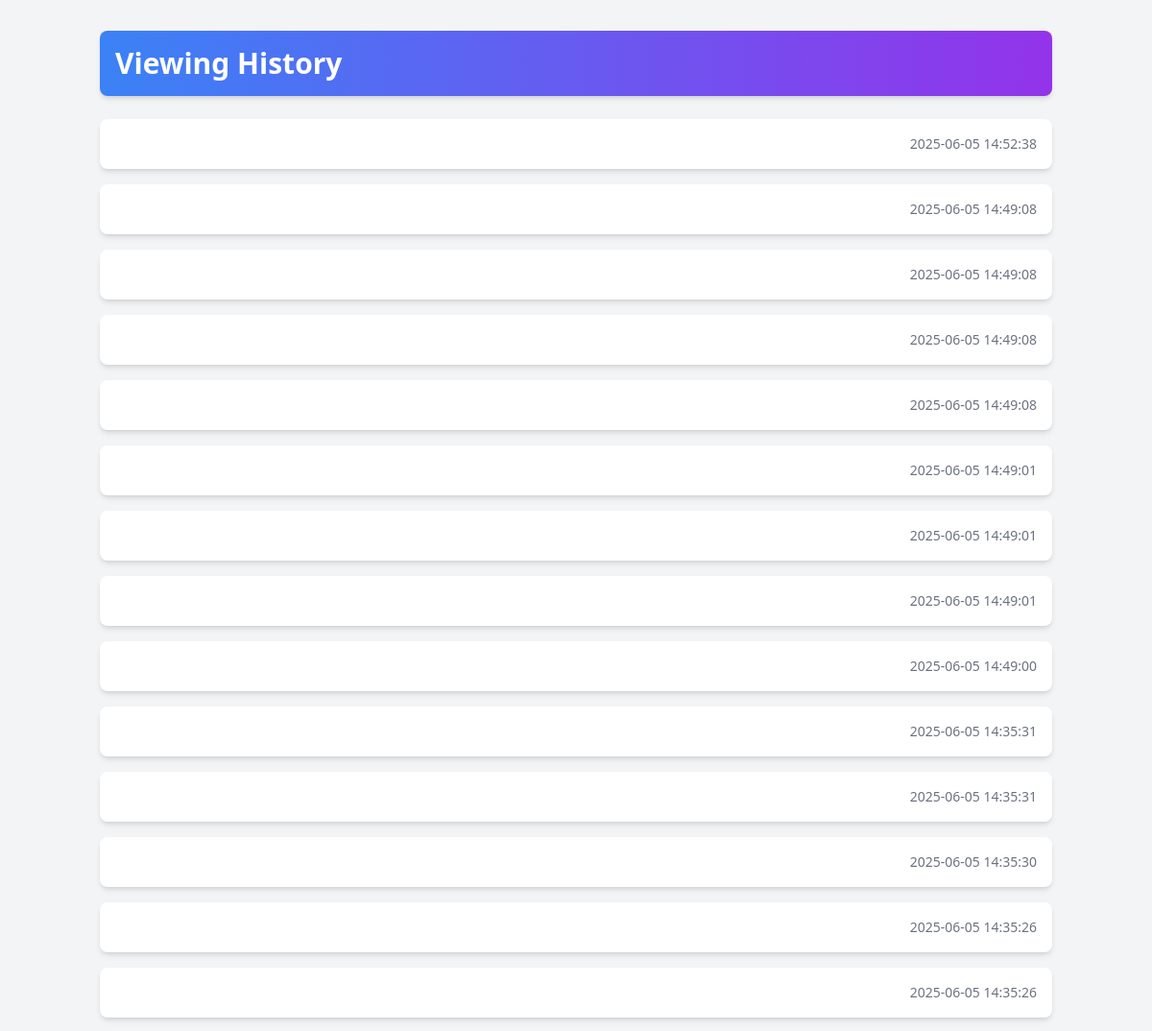
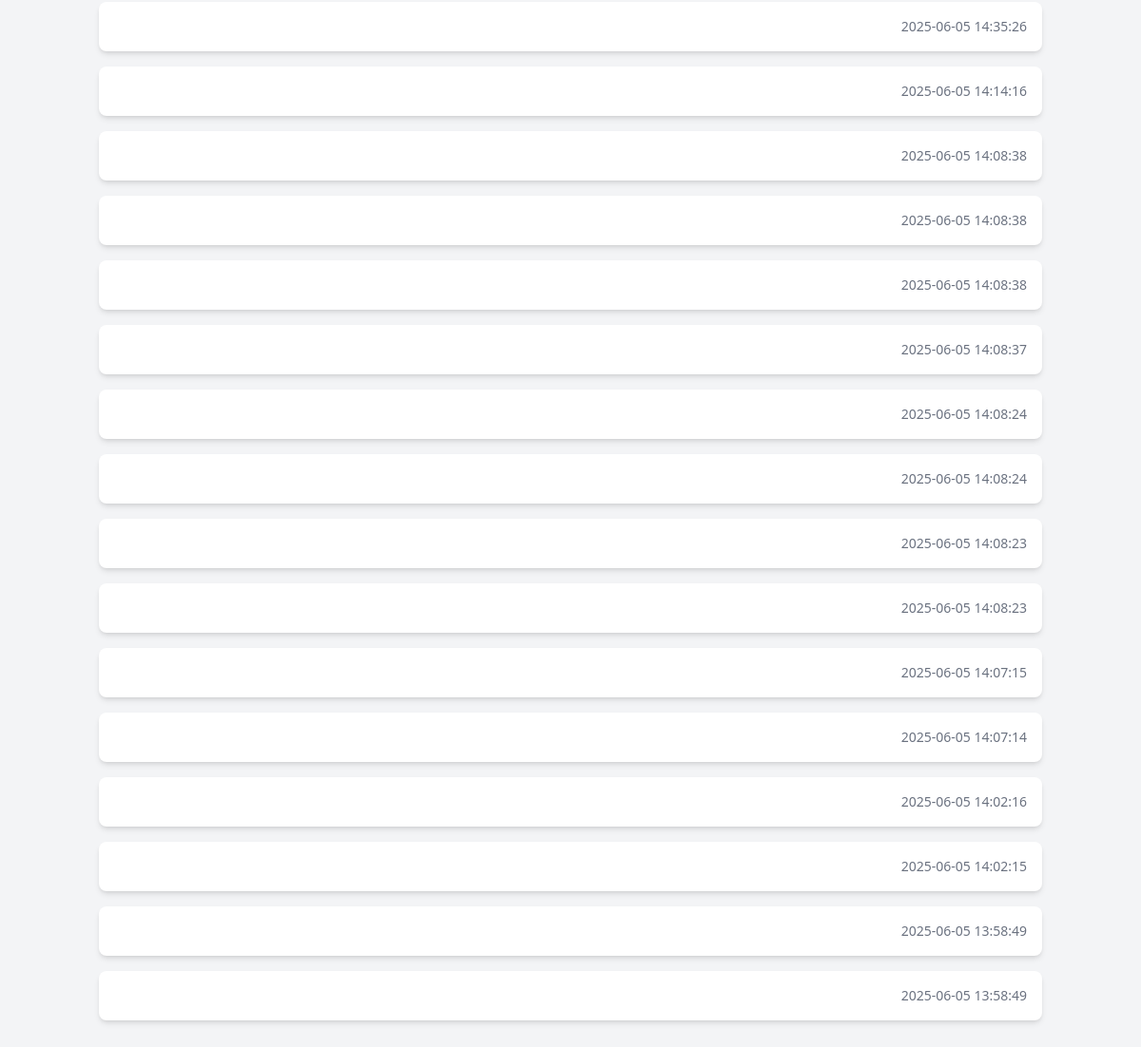
Page /history (signed in) on the committed database (2 pictures, top to bottom).
### models.py (models this page shows)
class ViewingHistory(db.Model):
    id = db.Column(db.Integer, primary_key=True)
    user_id = db.Column(db.Integer, db.ForeignKey('user.id'))
    video_id = db.Column(db.Integer, db.ForeignKey('video.id'))
    timestamp = db.Column(db.DateTime, default=datetime.utcnow)
    user = db.relationship('User', backref='viewing_history')
    video = db.relationship('Video', backref='viewing_history')

### routes/main.py (the view)
@main.route('/history')
@login_required
def history():
    records = ViewingHistory.query.filter_by(user_id=current_user.id).order_by(ViewingHistory.timestamp.desc()).all()
    return render_template('history.html', records=records)

### app.py (called while the page is built)
@login_manager.user_loader
def load_user(user_id):
    with current_app.app_context():
        return db.session.get(User, int(user_id))

### models.py (called while the page is built)
    @property
    def is_authenticated(self):
        return True

### templates/history.html (shortened to what this page needs)
<!DOCTYPE html>
<html lang="en">
<head>
    <script src="https://cdn.tailwindcss.com"></script>
</head>
<body class="bg-gray-100 font-sans">
    <div class="container mx-auto px-4 py-8">
        <h2 class="text-3xl font-bold text-gray-800 mb-6 bg-gradient-to-r from-blue-500 to-purple-600 text-white p-4 rounded-lg shadow-md">
            Viewing History
        </h2>
        {% if records %}
            <ul class="space-y-4">
                {% for record in records %}
                    <li class="bg-white p-4 rounded-lg shadow-md hover:shadow-lg transition-shadow duration-200 flex justify-between items-center">
                        <span class="text-sm text-gray-500">
                            {{ record.timestamp.strftime("%Y-%m-%d %H:%M:%S") }}
                        </span>
                    </li>
                {% endfor %}
            </ul>
        {% else %}
            <div class="bg-white p-6 rounded-lg shadow-md text-center">
                <p class="text-lg text-gray-600">No viewing history available.</p>
            </div>
        {% endif %}
    </div>
</body>
</html>

### rows in the picture
ViewingHistory: timestamp "2025-06-05 14:52:38"
ViewingHistory: timestamp "2025-06-05 14:49:08"
ViewingHistory: timestamp "2025-06-05 14:49:08"
ViewingHistory: timestamp "2025-06-05 14:49:08"
ViewingHistory: timestamp "2025-06-05 14:49:08"
ViewingHistory: timestamp "2025-06-05 14:49:01"
ViewingHistory: timestamp "2025-06-05 14:49:01"
ViewingHistory: timestamp "2025-06-05 14:49:01"
ViewingHistory: timestamp "2025-06-05 14:49:00"
ViewingHistory: timestamp "2025-06-05 14:35:31"
ViewingHistory: timestamp "2025-06-05 14:35:31"
ViewingHistory: timestamp "2025-06-05 14:35:30"
ViewingHistory: timestamp "2025-06-05 14:35:26"
ViewingHistory: timestamp "2025-06-05 14:35:26"
ViewingHistory: timestamp "2025-06-05 14:35:26"
ViewingHistory: timestamp "2025-06-05 14:14:16"
ViewingHistory: timestamp "2025-06-05 14:08:38"
ViewingHistory: timestamp "2025-06-05 14:08:38"
ViewingHistory: timestamp "2025-06-05 14:08:38"
ViewingHistory: timestamp "2025-06-05 14:08:37"
ViewingHistory: timestamp "2025-06-05 14:08:24"
ViewingHistory: timestamp "2025-06-05 14:08:24"
ViewingHistory: timestamp "2025-06-05 14:08:23"
ViewingHistory: timestamp "2025-06-05 14:08:23"
ViewingHistory: timestamp "2025-06-05 14:07:15"
ViewingHistory: timestamp "2025-06-05 14:07:14"
ViewingHistory: timestamp "2025-06-05 14:02:16"
ViewingHistory: timestamp "2025-06-05 14:02:15"
ViewingHistory: timestamp "2025-06-05 13:58:49"
ViewingHistory: timestamp "2025-06-05 13:58:49"
